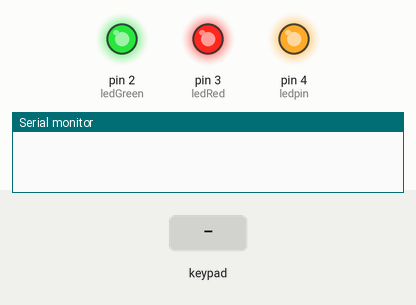
This sketch was run on a simulated Arduino Uno, built with avr-gcc and run on an emulated ATmega328P. Shown: output pins drawn as LEDs (lit = HIGH), the last lines printed to the serial monitor. Dashed ring = blinking. The inputs (shaded band) are chosen by the test bench.

Above: at 1.2 s.
1.3 s: keypad keys 1 2 3 pressed 0.4 s apart
At 1.53 s:
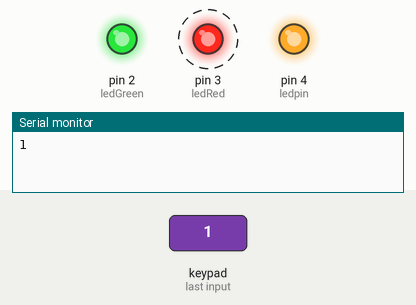
4.3 s: key '*' pressed
At 6.0 s:
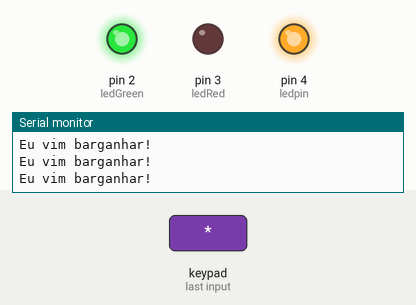
6.3 s: keypad keys 1 2 3 # pressed 0.4 s apart
At 8.2 s:
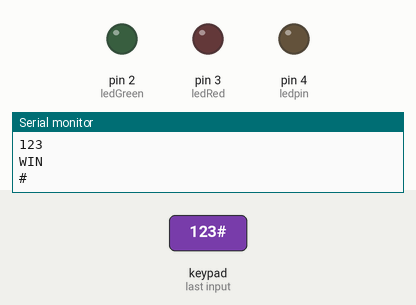
10.0 s: key 'A' pressed
At 10.6 s:
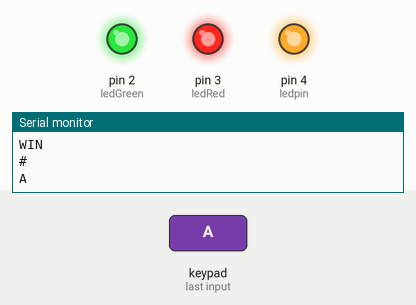
11.5 s: key 'B' pressed
At 12.7 s:
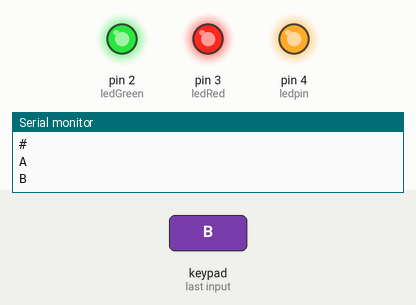
13.0 s: keypad keys 1 2 3 * pressed 0.4 s apart
At 14.6 s:
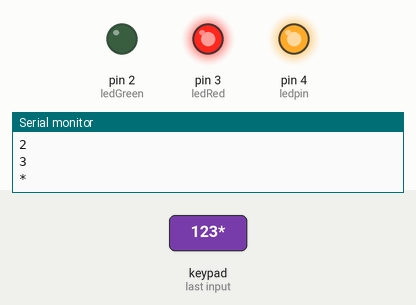
Timing chart, 0 to 16.2 s (numbered marks = the images above; inputs shaded):
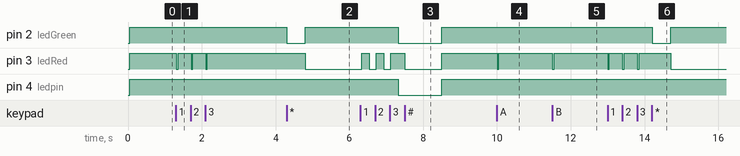

The sketch:

keypad.ino
```cpp
#include <Keypad.h>
#include <string.h>

const byte ROWS = 4; // Four rows
const byte COLS = 4; // Four columns
// Define the Keymap
char keys[ROWS][COLS] = {
  {'1','2','3','A'},
  {'4','5','6','B'},
  {'7','8','9','C'},
  {'*','0','#','D'}
};
// Connect keypad ROW0, ROW1, ROW2 and ROW3 to these Arduino pins.
byte rowPins[ROWS] = {12, 11, 10, 9};
// Connect keypad COL0, COL1 and COL2 to these Arduino pins.
byte colPins[COLS] = { 8, 7, 6, 5};

// Create the Keypad
Keypad kpd = Keypad( makeKeymap(keys), rowPins, colPins, ROWS, COLS );

#define ledpin 4
#define ledGreen 2
#define ledRed 3

  int i,tamanho = 3;
  char password[] = "123";
  char key = NULL;

void setup()
{
  pinMode(ledGreen, OUTPUT);
  pinMode(ledRed, OUTPUT);
  pinMode(ledpin,OUTPUT);
  digitalWrite(ledGreen,LOW);
  digitalWrite(ledRed,LOW);
  delay(50);
  digitalWrite(ledGreen,HIGH);
  digitalWrite(ledRed,HIGH);
  digitalWrite(ledpin, HIGH);
  Serial.begin(9600);
}

void Dr_Strange(){

   char *pass = malloc(tamanho*sizeof(char));

   for(i = 0; i <= tamanho; i++){
    pass[i] = NULL;
   }

   char var = NULL;

      i = 0;
      while( i < tamanho){
          var = kpd.getKey();
          Serial.println("Eu vim barganhar!");
          if(var != NULL){
              Serial.println(var);
            pass[i] = var;
            var = NULL;

            digitalWrite(ledRed,HIGH);
            delay(200);
            digitalWrite(ledRed,LOW);

            i++;
          }
      }

  Serial.println(pass);
  Serial.println(password);

      if(strcmp(pass,password) == 0){
         digitalWrite(ledpin, LOW);
         digitalWrite(ledGreen,LOW);
        Serial.println("WIN");
      }else{
         digitalWrite(ledpin,HIGH);
         digitalWrite(ledGreen,HIGH);
         digitalWrite(ledRed,LOW);
            delay(500);
         digitalWrite(ledRed,HIGH);
            delay(200);
         digitalWrite(ledRed,LOW);
            delay(200);
         digitalWrite(ledRed,HIGH);
         Serial.println("OVER");
      }

}

void loop()
{
  key = kpd.getKey();

  if(key != NO_KEY)  // Check for a valid key.
  {
    switch (key)
    {
      case '*':
      Serial.println(key);
       digitalWrite(ledGreen,LOW);
       delay(500);
       digitalWrite(ledGreen,HIGH);
       digitalWrite(ledRed,LOW);
        Dr_Strange();
        key = NULL;
        digitalWrite(ledRed,HIGH);

        break;

      case '#':
      Serial.println(key);
        digitalWrite(ledRed,LOW);
            delay(1000);
        digitalWrite(ledRed,HIGH);
        digitalWrite(ledGreen,HIGH);
        digitalWrite(ledpin, HIGH);
        break;

      default:
        Serial.println(key);
        digitalWrite(ledRed,LOW);
          delay(50);
        digitalWrite(ledRed,HIGH);
    }
  }
}
```

Measured:
- after the input at 1.3 s, pin 3 (ledRed): alternates HIGH for 0.35 s and LOW for 0.05 s, 6 changes in all, then stays HIGH, starting at once
- after the input at 4.3 s, pin 2 (ledGreen): HIGH → LOW at once, → HIGH 0.50 s later; pin 3 (ledRed): HIGH → LOW after 0.50 s
- after the input at 6.3 s, pin 2 (ledGreen), pin 4 (ledpin): HIGH → LOW after 1.0 s, → HIGH 1.2 s later; pin 3 (ledRed): goes HIGH 0.20 s, LOW 0.19 s, HIGH 0.20 s, LOW 0.19 s, HIGH 0.38 s, LOW 1.0 s, then HIGH, starting at once
- after the input at 10.0 s, pin 3 (ledRed): HIGH → LOW at once, → HIGH 0.05 s later
- after the input at 11.5 s, pin 3 (ledRed): HIGH → LOW at once, → HIGH 0.05 s later
- after the input at 13.0 s, pin 2 (ledGreen): HIGH → LOW after 1.2 s, → HIGH 0.50 s later; pin 3 (ledRed): HIGH → LOW at once, then repeats every 0.40 s: HIGH 0.35 s, LOW 0.05 s
